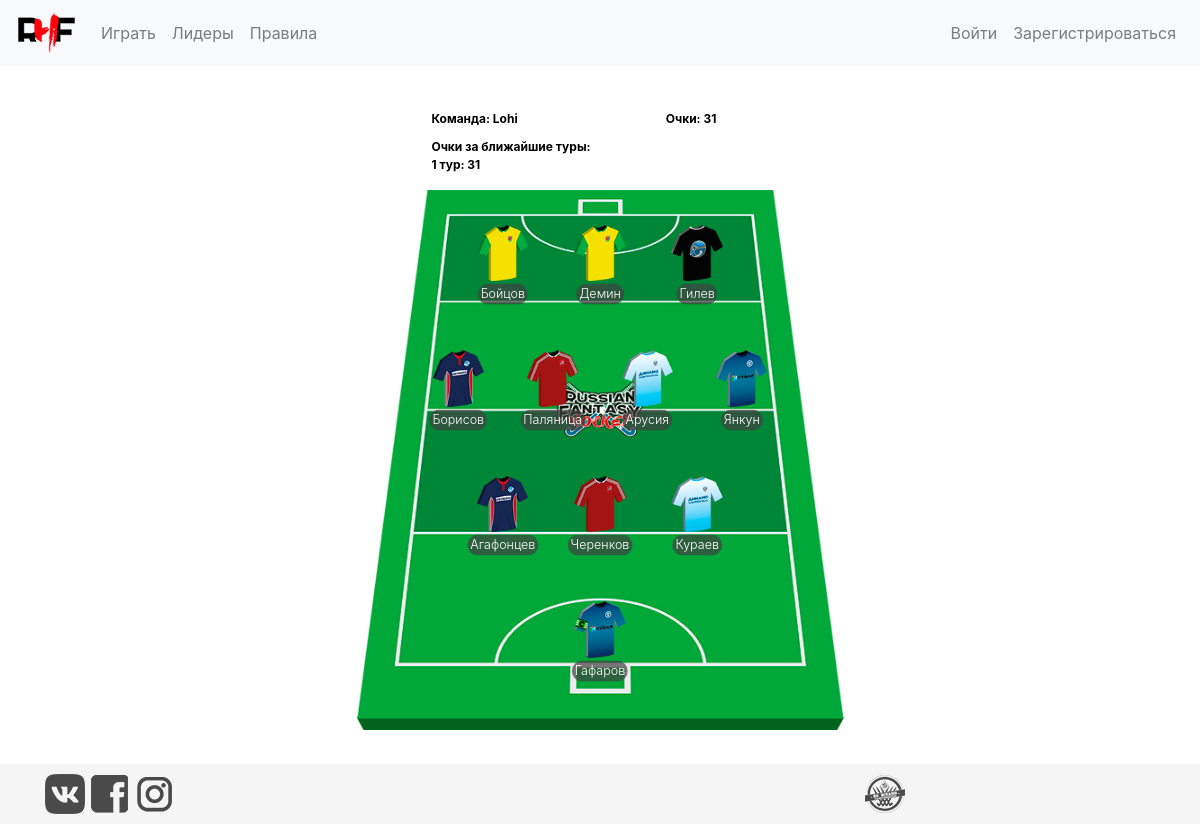
The page /users_team/1/ on the database its author committed.
### accounts/models.py (models this page shows, shortened)
class Profile(models.Model):
    user_id = models.OneToOneField(User, on_delete=models.CASCADE, primary_key=True)
    team_name = models.CharField(max_length=30, null=True, blank=True, unique=True)
    budget = models.FloatField(default=DEFAULT_BUDGET)
    changes_count = models.PositiveIntegerField(default=0)
    refresh_changes = models.BooleanField(editable=False, default=False)
    points = models.PositiveIntegerField(default=0, blank=False, null=False)

### players/models.py (models this page shows, shortened)
class Player(models.Model):
    club = models.ForeignKey(Club)
    surname = models.CharField(max_length=100, blank=False, null=False)
    name = models.CharField(max_length=100, blank=False, null=False)
    GOALKEEPER = 'GK'
    DEFENDER = 'DE'
    MIDFIELDER = 'MF'
    FORWARD = 'FW'
    POSITION_CHOICES = (
        (GOALKEEPER, 'GOALKEEPER'),
        (DEFENDER, 'DEFENDER'),
        (MIDFIELDER, 'MIDFIELDER'),
        (FORWARD, 'FORWARD')
    )
    position = models.CharField(max_length=2, choices=POSITION_CHOICES, blank=False, null=False)
    price = models.FloatField(blank=False, null=False)
    points = models.IntegerField(blank=False, null=False, default=0)

### fantasy_hockey/views.py (the view)
# urls.py: url(r'^users_team/(?P<user_id>\d+)/$', views.render_user_team),
def render_user_team(request, user_id):
    profile = Profile.objects.get(pk=user_id)
    user = User.objects.get(pk=user_id)
    team_instances = Team.objects.filter(user_id=profile, tour_number_end__isnull=True)
    team = {'GK': [], 'DE': [], 'MF': [], 'FW': []}
    last_3_results = players.get_results_of_3_last_tours(user)
    utc_now = datetime.datetime.now(datetime.timezone.utc)
    captain = False
    try:
        banners = AdBanners.objects.get(start_time__lte=utc_now, end_time__gte=utc_now)
    except:
        banners = False
    if len(team_instances) == 11:  # поставить вместо 11 - players.DEFAULT_PLAYERS_Q
        for instance in team_instances:
            instance.player_id.tshirt = choose_tshirt(instance.player_id)
            team[instance.player_id.position].append(instance.player_id)
            if instance.is_captain:
                captain = instance.player_id
        for p in team['GK']:
            if p == captain:
                print('yES!')
        return render(request, 'users_team.html', context={'team': team, 'name': profile.team_name, 'points': profile.points, 'results': last_3_results, 'banners': banners, 'captain': captain})
    else:
        return HttpResponseNotFound(f'<h1>У такого пользователя нет команды, или что-то пошло не так...</h1>')

### fantasy_hockey/views.py (called while the page is built)
def choose_tshirt(player_id):
    if player_id.club.name == 'Динамо-Строитель':
        return 'images/play/1_shirt_DS.png'
    elif player_id.club.name == 'Динамо-Электросталь':
        return 'images/play/2_shirt_DE.png'
    elif player_id.club.name == 'Динамо-Казань':
        return 'images/play/3_shirt_DK.png'
    elif player_id.club.name == 'Динамо-ЦОП':
        return 'images/play/4_shirt_DCOP.png'
    elif player_id.club.name == 'Тана':
        return 'images/play/6_shirt_TANA.png'
    elif player_id.club.name == 'СПБ УОР2':
        return 'images/play/5_shirt_SPB.png'
    elif player_id.club.name == 'Волна':
        return 'images/play/7_shirt_VOLNA.png'

### players/views.py (called while the page is built)
def get_results_of_3_last_tours(user):
    dict_to_return = dict()
    profile = Profile.objects.get(user_id=user)
    last_3_tours_result = Result_Profiles.objects.filter(tour_number__season=YEAR, user_id=profile).order_by('-id')[:3]
    for instance in last_3_tours_result:
        dict_to_return[instance.tour_number.number] = instance.points
    return dict_to_return

### templates/users_team.html (shortened to what this page needs)
{% extends "base.html" %}
{% block content %}
{% load staticfiles%}
<div class="container">
    <div class="row justify-content-center">
        <div class="col-12 col-lg-6" style="margin-bottom: 3%; margin-top: 3%;">
            <div class="row name-and-points-for-users-team">
                <div class="col-6">
                    <p id="user_name">Команда: {{ name }}</p>
                </div>
                <div class="col-6">
                    <p id="points">Очки: {{ points }}</p>
                </div>
                {% if results %}
                    <div class="col-6">
                        <ul id="last_3_result">
                        Очки за ближайшие туры:
                        {% for key, value in results.items %}
                            <li>{{ key }} тур: {{ value }}</li>
                        {% endfor %}
                        </ul>
                    </div>
                {% endif %}
            </div>
            <div class="field_wrapper">
                <img class="field" src="{% static 'images/play/field.png' %}" alt="field">
                <div class="field_div">
                    <div class="forward zone">
                        {% for player in team.FW %}
                            <div class="player disabled">
                                <img class="player_image" src="{% static '' %}{{ player.tshirt }}" alt="player_image">
                                <p class="font-weight-light player_sign">{{ player.surname }}</p>
                            </div>
                        {% endfor %}
                    </div>
                    <div class="midfielder zone">
                        {% for player in team.MF %}
                            <div class="player disabled">
                                <img class="player_image" src="{% static '' %}{{ player.tshirt }}" alt="player_image">
                                <p class="font-weight-light player_sign">{{ player.surname }}</p>
                            </div>
                        {% endfor %}
                    </div>
                    <div class="defender zone">
                        {% for player in team.DE %}
                            <div class="player disabled">
                                <img class="player_image" src="{% static '' %}{{ player.tshirt }}" alt="player_image">
                                <p class="font-weight-light player_sign">{{ player.surname }}</p>
                            </div>
                        {% endfor %}
                    </div>
                    <div class="goalkeeper zone">
                        <div class="player disabled">
                            {% if team.GK.0 == captain %}
                                <img class="player_image" src="{% static 'images/play/bandage_test.png' %}" alt="player">
                            {% endif %}
                            <p class="font-weight-light player_sign">{{ team.GK.0.surname }}</p>
                        </div>
                    </div>
                </div>
            </div>
        </div>
    </div>
</div>
{% endblock %}

### static/css/master.css (style rules this page uses)
body { margin-bottom: 60px; }
p { color: gray; margin-top: 10px; margin-bottom: 10px; }
.field { width: 100%; }
.player { flex: 1 0; height: 100%; width: 100%; position: relative; }
.field_div { position: absolute; top: 0; bottom: 0; left: 0; right: 0; display: flex; flex-direction: column; padding-bottom: 7%; }
.zone { flex: 1 0; position: relative; display: flex; flex-direction: row; justify-content: center; align-content: center; align-items: center; }
.player_image { height: 45%; width: auto; position: absolute; margin: auto; top: 0; left: 0; right: 0; bottom: 0; cursor: pointer; }
.forward { margin-left: 23%; margin-right: 23%; }
.midfielder { margin-left: 15%; margin-right: 15%; }
.defender { margin-left: 23%; margin-right: 23%; }
.field_wrapper { position: relative; }
.player_sign { position: relative; float: left; left: 50%; transform: translate(-50%, -50%); color: white; border: 1px solid rgba(66, 66, 66, 0); border-radius: 12px; background: rgba(66, 66, 66, 0.7); padding-left: 2px; padding-right: 2px; cursor: pointer; white-space: nowrap; }
.disabled .player_sign { cursor: default; }
.disabled .player_image { cursor: default; }
#budget, #changes, #deadline, #deadline_end, #tour, #tour_name, #user_name, #points { font-size: 0.75rem; font-weight: bold; color: black; }
.name-and-points-for-users-team { margin-left: 16%; }
#last_3_result { list-style-type: none; padding-left: 0; font-size: 0.75rem; font-weight: bold; color: black; }

### rows shown on the page
Profile: team_name "Lohi"
Player: surname "Бойцов"
Player: surname "Демин"
Player: shows a picture, surname "Гилев"
Player: shows a picture, surname "Борисов"
Player: shows a picture, surname "Паляница"
Player: shows a picture, surname "Арусия"
Player: shows a picture, surname "Янкун"
Player: shows a picture, surname "Агафонцев"
Player: shows a picture, surname "Черенков"
Player: shows a picture, surname "Кураев"
Player: GK.0.surname "Гафаров"

### other values the page prints
{{ points }} "31"
{{ key }} "1"
{{ value }} "31"
